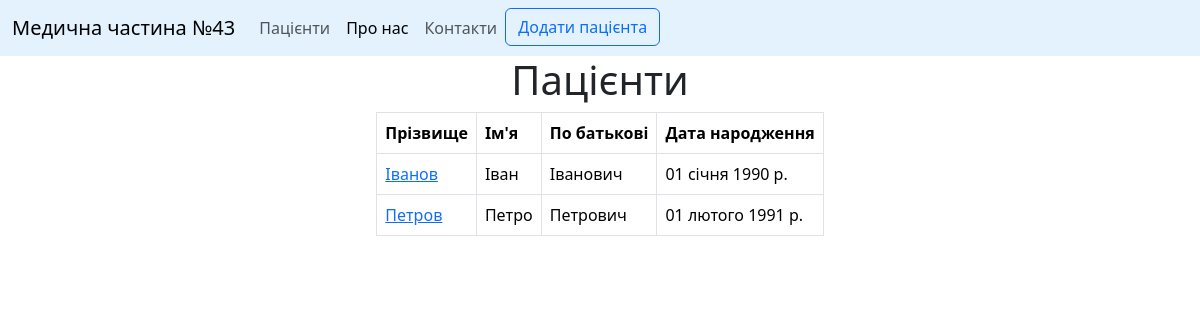
The app's page /patients/, older data.
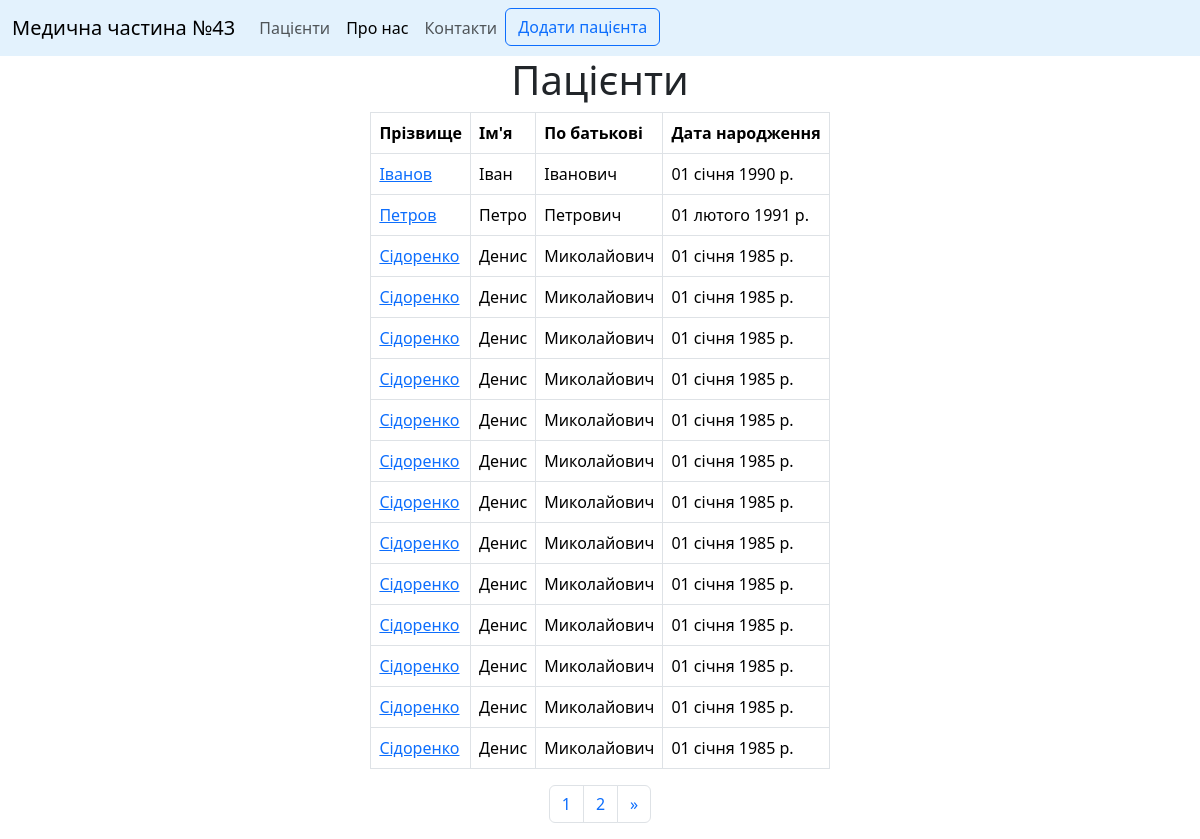
The same page, newer data.
### patients/models.py (models this page shows, shortened)
class Patients(models.Model):
    last_name = models.CharField('Прізвище', max_length=30)
    first_name = models.CharField("Ім'я", max_length=30)
    middle_name = models.CharField('По батькові', max_length=30)
    birth_date = models.DateField('Дата народження')
    brigade = models.CharField('Бригада', max_length=5)
    address = models.CharField('Адреса проживання', max_length=30)
    begin_sentence = models.DateField('Початок строку')
    end_sentence = models.DateField('Кінець строку',  blank=True, null=True)
    term_sentence = models.FloatField('Строк')
    sections = models.CharField('Статті', max_length=30)
    date_arrival = models.DateField('Дата прибуття')
    date_departure = models.DateField('Дата вибуття',  blank=True, null=True)
    class Meta:
        verbose_name = 'Пацієнт'
        verbose_name_plural = 'Пацієнти'
        ordering = ['last_name']
        indexes = [
            models.Index(fields=['last_name', 'first_name', 'middle_name', 'birth_date'])
        ]

### patients/views.py (the view)
# urls.py: path('', views.PatientsListView.as_view(), name='patients'),
class PatientsListView(ListView):
    model = Patients
    context_object_name = 'patients'
    paginate_by = 15

### patients/templates/patients/patients_list.html (shortened to what this page needs)
{% extends 'main/layout.html'%}
{% block btn %}
                    <li class="nav-item">
                        <a class="btn btn btn-outline-primary" href="{%url 'patient_create'%}" role="button">Додати пацієнта</a>
                    </li>
{%endblock%}
{%block content %}
    <div class="features">
        <h1>Пацієнти</h1>
        {% if patients %}
        <table class="table table-stripped table-bordered text-start">
            <thead>
                <tr>
                    <th>Прізвище</th>
                    <th>Ім'я</th>
                    <th>По батькові</th>
                    <th>Дата народження</th>
                </tr>
            </thead>
            <tbody>
            {% for patient in patients %}
                <tr>
                    <td><a href="{{ patient.id }}"> {{ patient.last_name }}</a></td>
                    <td>{{ patient.first_name }}</td>
                    <td>{{ patient.middle_name }}</td>
                    <td>{{ patient.birth_date }}</td>
                </tr>
            {% endfor %}
            </tbody>
        </table>
        {% else %}
            <p>Немає пацієнтів</p>
        {% endif %}
    </div>
{% endblock %}
{%block navigation%}
        {% if page_obj.has_other_pages %}
        <nav aria-label="Page navigation">
          <ul class="pagination justify-content-center">
            {% for p in paginator.page_range %}
                {% if page_obj.number == p %}
                    <li class="page-item"><a class="page-link" href="?page={{p}}">{{p}}</a></li>
                {% elif p >= page_obj.number|add:-2 and p <= page_obj.number|add:2 %}
                    <li class="page-item"><a class="page-link" href="?page={{p}}">{{p}}</a></li>
                {% endif %}
            {% endfor %}
            {% if page_obj.has_next %}
                <li class="page-item">
                    <a class="page-link" href="?page={{page_obj.next_page_number}}" aria-label="Next">
                        <span aria-hidden="true">&raquo;</span>
                    </a>
                </li>
            {% endif %}
          </ul>
        </nav>
        {% endif %}
{%endblock%}

### main/templates/main/layout.html (shortened to what this page needs)
{%load static%}
<!DOCTYPE html>
<html lang="UK">
<head>
    <link href="https://cdn.jsdelivr.net/npm/bootstrap@5.3.3/dist/css/bootstrap.min.css" rel="stylesheet">
</head>
<body>
    <nav class="navbar navbar-expand-lg" style="background-color: #e3f2fd;">
        <div class="container-fluid">
            <a class="navbar-brand" href="{%url 'main'%}">
                Медична частина №43
            </a>
            <div class="collapse navbar-collapse" id="navbarNav">
                <ul class="navbar-nav">
                    <li class="nav-item">
                        <a class="nav-link" href="{%url 'patients'%}">Пацієнти</a>
                    </li>
                    <li class="nav-item">
                        <a class="nav-link active" aria-current="page" href="{%url 'about'%}">Про нас</a>
                    </li>
                    <li class="nav-item">
                        <a class="nav-link" href="{%url 'contacts'%}">Контакти</a>
                    </li>
                    {% block btn %} {%endblock%}
                </ul>
            </div>
        </div>
    </nav>
    <main class="d-flex justify-content-center text-center">{% block content %}{% endblock %}</main>
    {%block navigation%}
    {%endblock%}
</body>
</html>

Row changes from the older to the newer data that the page shows:
added Patients: last_name "Сідоренко", first_name "Денис", middle_name "Миколайович", birth_date "01 січня 1985 р."
added Patients: last_name "Сідоренко", first_name "Денис", middle_name "Миколайович", birth_date "01 січня 1985 р."
added Patients: last_name "Сідоренко", first_name "Денис", middle_name "Миколайович", birth_date "01 січня 1985 р."
added Patients: last_name "Сідоренко", first_name "Денис", middle_name "Миколайович", birth_date "01 січня 1985 р."
added Patients: last_name "Сідоренко", first_name "Денис", middle_name "Миколайович", birth_date "01 січня 1985 р."
added Patients: last_name "Сідоренко", first_name "Денис", middle_name "Миколайович", birth_date "01 січня 1985 р."
added Patients: last_name "Сідоренко", first_name "Денис", middle_name "Миколайович", birth_date "01 січня 1985 р."
added Patients: last_name "Сідоренко", first_name "Денис", middle_name "Миколайович", birth_date "01 січня 1985 р."
added Patients: last_name "Сідоренко", first_name "Денис", middle_name "Миколайович", birth_date "01 січня 1985 р."
added Patients: last_name "Сідоренко", first_name "Денис", middle_name "Миколайович", birth_date "01 січня 1985 р."
added Patients: last_name "Сідоренко", first_name "Денис", middle_name "Миколайович", birth_date "01 січня 1985 р."
added Patients: last_name "Сідоренко", first_name "Денис", middle_name "Миколайович", birth_date "01 січня 1985 р."
added Patients: last_name "Сідоренко", first_name "Денис", middle_name "Миколайович", birth_date "01 січня 1985 р."
Text that changed along with them:
new list line: "1"
new list line: "2"
